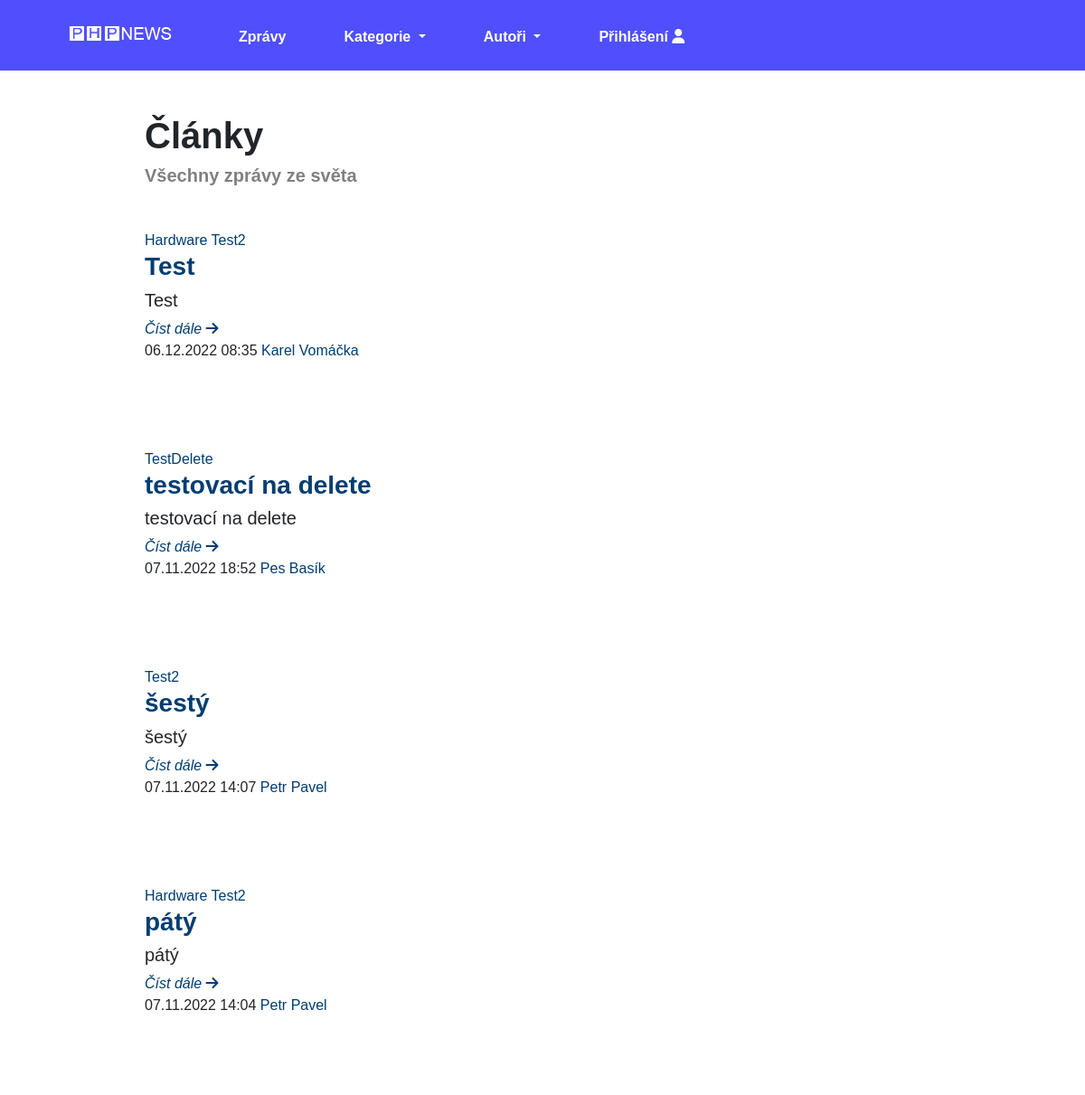
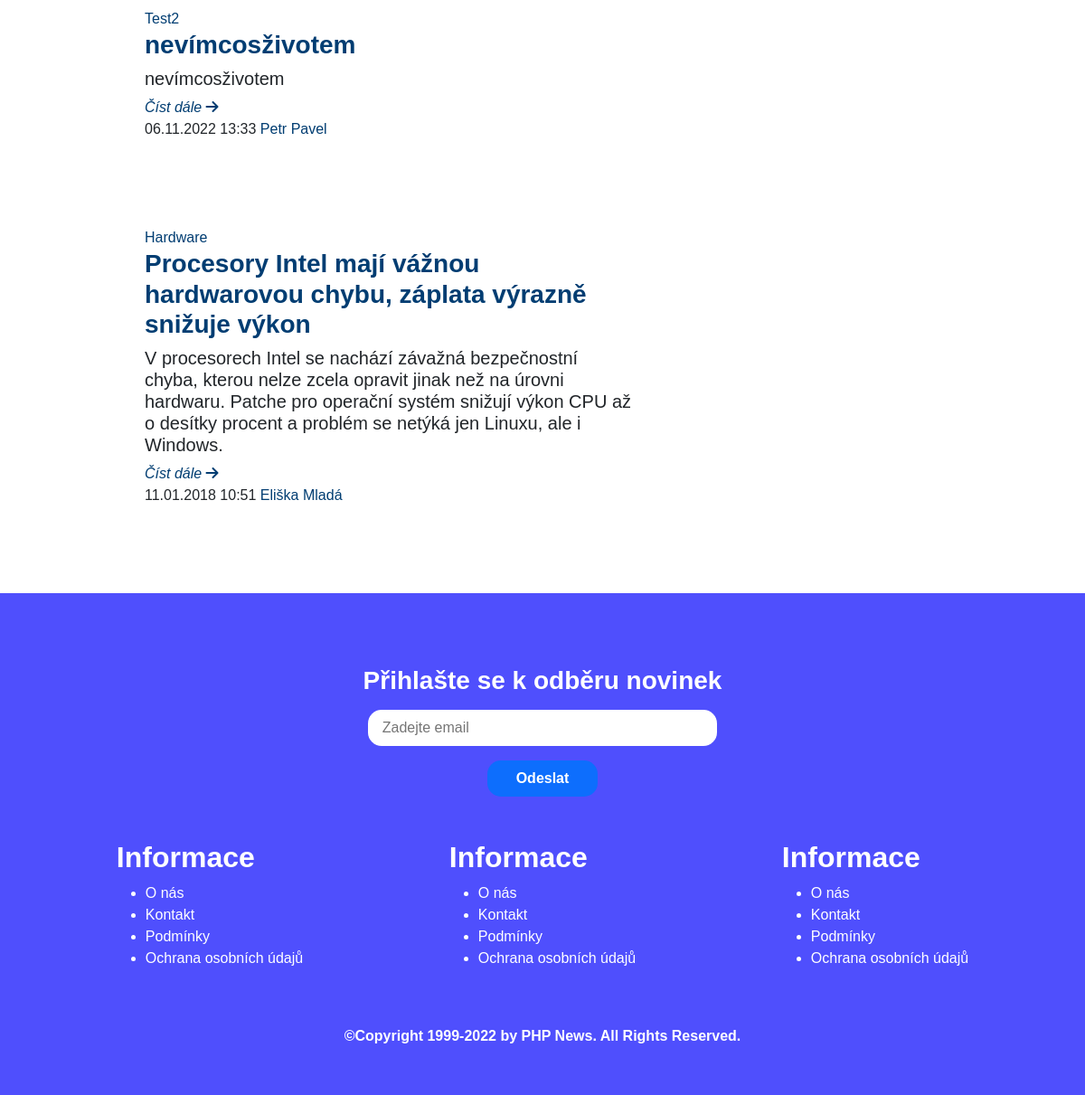
/allArticles.php, run on the app's committed database (2 pictures, top to bottom).
### tables this page shows
CREATE TABLE `article` (
  `id` int(10) UNSIGNED NOT NULL,
  `author_id` int(11) NOT NULL,
  `file_name` varchar(255) DEFAULT NULL,
  `title` varchar(150) NOT NULL,
  `perex` text NOT NULL,
  `text` text NOT NULL,
  `created_at` timestamp NOT NULL DEFAULT current_timestamp(),
  `visible` tinyint(1) DEFAULT 0
);

CREATE TABLE `author` (
  `id` int(11) NOT NULL,
  `name` varchar(20) NOT NULL,
  `surname` varchar(50) NOT NULL,
  `email` varchar(255) NOT NULL,
  `password` varchar(255) NOT NULL,
  `visible` tinyint(1) DEFAULT 0
);

### Model/Database.php (called while the page is built, shortened)
<?php
class Database
{
    private $conn;
    public function __construct()
    {
        $this->conn = new PDO('mysql:host=' . self::HOST . ';dbname=' . self::DBNAME, self::USER, self::PASS, [
            PDO::ATTR_ERRMODE => PDO::ERRMODE_EXCEPTION
        ]);
        $this->conn->query('SET NAMES utf8');
    }
    public function selectAll($sql, $params = [])
    {
        $stmt = $this->execute($sql, $params);
        return $stmt->fetchAll();
    }
    public function execute($sql, $paramas = [])
    {
        $stmt = $this->conn->prepare($sql);
        $stmt->execute($paramas);
        return $stmt;
    }
}

### Model/ArticleRepository.php (called while the page is built, shortened)
<?php
class ArticleRepository
{
    public function __construct(Database $db)
    {
        $this->dbConn = $db;
    }
    public function getAllArticles()
    {
        $sql = 'SELECT article.*, author.name AS authorName, author.surname AS authorSurname, GROUP_CONCAT(category.name) AS categoryName, GROUP_CONCAT(category.id) AS categoryId FROM article
                INNER JOIN author ON article.author_id = author.id
                INNER JOIN article_category ON article.id = article_category.article_id
                INNER JOIN category ON article_category.category_id = category.id
                WHERE article.visible = 1
                GROUP BY article.id
                ORDER BY article.created_at DESC';
        $data = $this->dbConn->selectAll($sql);
        return $data;
    }
}

### allArticles.php (the view, shortened to what this page needs)
<?php
    require_once 'Model/ArticleRepository.php';
    require_once  'Model/CategoryRepository.php';
    require_once 'Model/Database.php';
    $db = new Database();
    $ar = new ArticleRepository($db);
?>
<!doctype html>
<html lang="en">
<head>
    <link href="style.css" rel="stylesheet">
    <link href="https://cdn.jsdelivr.net/npm/bootstrap@5.2.2/dist/css/bootstrap.min.css" rel="stylesheet">
</head>
<body>
<nav class="my-navbar navbar p-3 navbar-expand-lg">
    <div class="container-fluid">
        <a class="navbar-brand fs-4 fw-bold navbar-logo" href="index.php"><img src="images/php_news.png"></a>
        <div class="collapse navbar-collapse" id="navbarNavDropdown">
            <ul class="navbar-nav">
                <li class="nav-item">
                    <a class="nav-link my-fontsize fw-semibold active" aria-current="page" href="allArticles.php">Zprávy</a>
                </li>
                <li class="nav-item dropdown">
                    <a class="nav-link active my-fontsize fw-semibold dropdown-toggle" href="#" role="button" data-bs-toggle="dropdown" aria-expanded="false">
                        Kategorie
                    </a>
                </li>
                <li class="nav-item dropdown">
                    <a class="nav-link active my-fontsize fw-semibold dropdown-toggle" href="#" role="button" data-bs-toggle="dropdown" aria-expanded="false">
                        Autoři
                    </a>
                </li>
                <?php if (!isset($_SESSION['user'])) : ?>
                    <li class="nav-item my-fontsize fw-semibold">
                        <a class="nav-link active" href="login.php">Přihlášení <i class="fa-solid fa-user"></i></a>
                    </li>
                <?php endif; ?>
            </ul>
        </div>
    </div>
</nav>
<header>
    <div class="header-container">
        <h1 class="fw-semibold">Články</h1>
        <h5 class="fw-semibold">Všechny zprávy ze světa</h5>
    </div>
</header>
<?php
    $articles = $ar->getAllArticles();
    foreach ($articles as $article): ?>
        <?php
            $formatDate = date("d.m.Y H:i", strtotime($article['created_at']));
        ?>
    <main>
        <div class="mt-5 articles">
            <?php foreach (explode(',',$article['categoryName']) as $key => $categoryName): ?>
                <a href="categoriesList.php?id=<?= explode(',',$article['categoryId'])[$key] ?>"><?= $categoryName ?></a>
            <?php endforeach;?>
            <h3 class="fw-semibold"><a href="articleDetail.php?id=<?= $article['id'] ?>"><?= $article['title'] ?></a></h3>
            <h5><?= $article['perex'] ?></h5>
            <a class="article-read-more" href="articleDetail.php?id= <?= $article['id'] ?>">Číst dále <i class="fa-solid fa-arrow-right"></i></a>
            <p><?= $formatDate ?> <a href="authorDetail.php?id=<?= $article['id'] ?>"><?= $article['authorName'] ?> <?= $article['authorSurname'] ?></a></p>
        </div>
        <?php endforeach;?>
    </main>
<footer class="mt-5">
    <div class="footer-block">
        <div class="newsletter">
            <h3 class="fw-semibold mb-3">Přihlašte se k odběru novinek</h3>
            <input type="text" placeholder="Zadejte email">
            <button class="btn btn-primary">Odeslat</button>
        </div>
        <div class="footer-info">
            <div class="footer-info-item">
                <h2 class="fw-semibold">Informace</h2>
                <ul>
                    <li><a href="#">O nás</a></li>
                    <li><a href="#">Kontakt</a></li>
                    <li><a href="#">Podmínky</a></li>
                    <li><a href="#">Ochrana osobních údajů</a></li>
                </ul>
            </div>
            <div class="footer-info-item">
                <h2 class="fw-semibold">Informace</h2>
                <ul>
                    <li><a href="#">O nás</a></li>
                    <li><a href="#">Kontakt</a></li>
                    <li><a href="#">Podmínky</a></li>
                    <li><a href="#">Ochrana osobních údajů</a></li>
                </ul>
            </div>
            <div class="footer-info-item">
                <h2 class="fw-semibold">Informace</h2>
                <ul>
                    <li><a href="#">O nás</a></li>
                    <li><a href="#">Kontakt</a></li>
                    <li><a href="#">Podmínky</a></li>
                    <li><a href="#">Ochrana osobních údajů</a></li>
                </ul>
            </div>
        </div>
        <h6>©Copyright 1999-2022 by PHP News. All Rights Reserved.</h6>
    </div>
</footer>
</body>
</html>

### style.css (style rules this page uses)
* { padding: 0; margin: 0; box-sizing: border-box; font-family: 'Arial', sans-serif; }
body { background-color: #f5f5f5; }
.navbar img { width: 100%; background-size: cover; background-repeat: no-repeat; margin-bottom: 0.5rem; }
.navbar { background-color: #4f4ffd; padding: 5rem; }
.my-navbar .navbar-brand { color: white; margin-left: 3rem; }
.my-navbar .navbar-nav .nav-link.active, .navbar-nav .show > .nav-link { color: white; margin-left: 3rem; }
.header-container { margin-left: 10rem; margin-top: 3rem; }
.header-container h5 { color: gray; }
.header-container h1 { width: 50%; }
.articles { width: 45%; margin-left: 10rem; margin-bottom: 6rem; }
.articles a { text-decoration: none; color: #003d72; }
.article-read-more { font-style: italic; }
.footer-block { background-color: #4f4ffd; padding: 3rem; color: white; }
.footer-block .newsletter { display: flex; align-items: center; flex-direction: column; }
.newsletter { margin-top: 2rem; }
.newsletter input { border: 0; padding: 0.5rem 14rem 0.5rem 1rem; margin-bottom: 1rem; border-radius: 15px; }
.newsletter button { border: 0; padding: 0.5rem 2rem; border-radius: 15px; color: white; font-weight: bold; }
.footer-info { width: 100%; margin-top: 3rem; display: grid; grid-template-columns: 1fr 1fr 1fr; }
.footer-info a { color: white; text-decoration: none; }
.footer-block h6 { margin-top: 3rem; font-weight: bold; text-align: center; }
.footer-info .footer-info-item { margin: 0 auto; }
input, select { width: 35%; padding: 0.6rem 1rem; border-radius: 15px; border: solid 1px lightblue; }
.my-navbar .navbar-nav .nav-link.active, .navbar-nav .show > .nav-link { color: white; margin-left: 3rem; margin-top: 0.3rem; }

### data on the page
article: categoryName "Hardware", categoryName "Test2", title "Test", perex "Test", created_at "06.12.2022 08:35", author.name "Karel", author.surname "Vomáčka"
article: categoryName "TestDelete", title "testovací na delete", perex "testovací na delete", created_at "07.11.2022 18:52", author.name "Pes", author.surname "Basík"
article: categoryName "Test2", title "šestý", perex "šestý", created_at "07.11.2022 14:07", author.name "Petr", author.surname "Pavel"
article: categoryName "Hardware", categoryName "Test2", title "pátý", perex "pátý", created_at "07.11.2022 14:04", author.name "Petr", author.surname "Pavel"
article: categoryName "Test2", title "nevímcosživotem", perex "nevímcosživotem", created_at "06.11.2022 13:33", author.name "Petr", author.surname "Pavel"
article: categoryName "Hardware", title "Procesory Intel mají vážnou hardwarovou chybu, záplata výrazně snižuje výkon", perex "V procesorech Intel se nachází závažná bezpečnostní chyba, kterou nelze zcela opravit jinak než na úrovni hardwaru. Patche pro operační systém snižují výkon CPU až o desítky procent a problém se netýká jen Linuxu, ale i Windows.", created_at "11.01.2018 10:51", author.name "Eliška", author.surname "Mladá"
